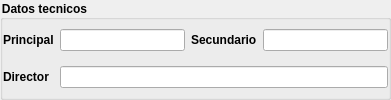
        <widget class="QGroupBox" name="groupBox_5">
         <property name="styleSheet">
          <string notr="true">font: 7pt &quot;Sans Serif&quot;;
font: bold</string>
         </property>
         <property name="title">
          <string>Datos tecnicos</string>
         </property>
         <layout class="QGridLayout" name="gridLayout_4">
          <property name="leftMargin">
           <number>0</number>
          </property>
          <property name="topMargin">
           <number>0</number>
          </property>
          <property name="rightMargin">
           <number>0</number>
          </property>
          <property name="bottomMargin">
           <number>0</number>
          </property>
          <item row="0" column="0">
           <widget class="QLabel" name="label_3">
            <property name="text">
             <string>Principal</string>
            </property>
           </widget>
          </item>
          <item row="0" column="1">
           <widget class="QLineEdit" name="lineEdit_4">
            <property name="minimumSize">
             <size>
              <width>0</width>
              <height>21</height>
             </size>
            </property>
            <property name="text">
             <string/>
            </property>
           </widget>
          </item>
          <item row="0" column="2">
           <widget class="QLabel" name="label_4">
            <property name="text">
             <string>Secundario</string>
            </property>
           </widget>
          </item>
          <item row="0" column="3">
           <widget class="QLineEdit" name="lineEdit_3">
            <property name="minimumSize">
             <size>
              <width>0</width>
              <height>20</height>
             </size>
            </property>
           </widget>
          </item>
          <item row="1" column="0">
           <widget class="QLabel" name="label_14">
            <property name="text">
             <string>Director</string>
            </property>
           </widget>
          </item>
          <item row="1" column="1" colspan="3">
           <widget class="QLineEdit" name="lineEdit_9">
            <property name="minimumSize">
             <size>
              <width>0</width>
              <height>21</height>
             </size>
            </property>
           </widget>
          </item>
         </layout>
        </widget>
